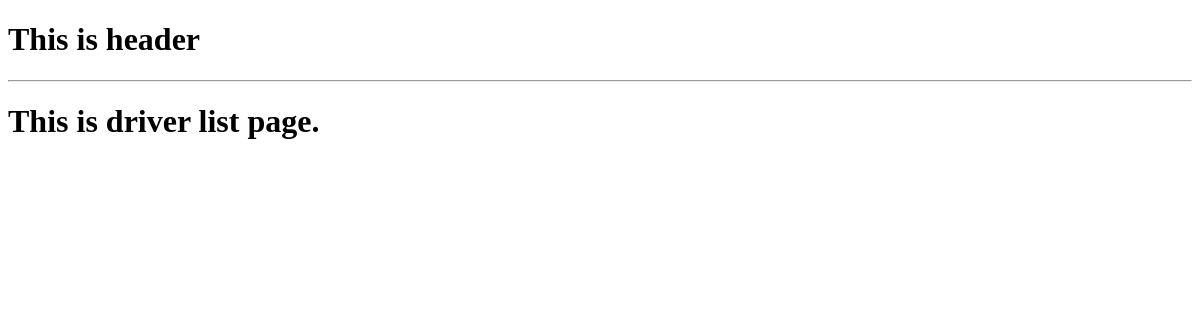
The page /driver_list/ on the database as committed earlier.
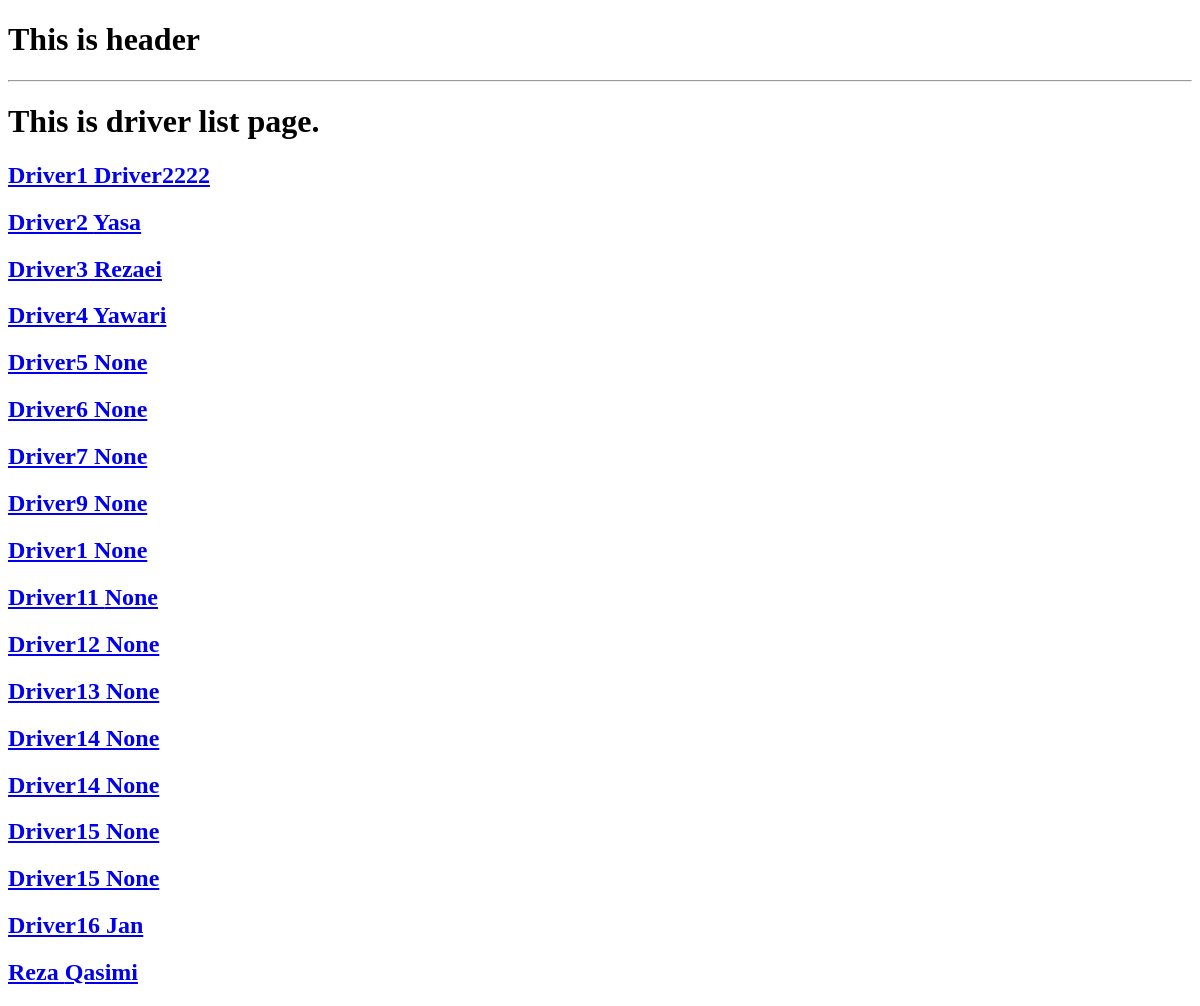
The same page on the database as committed later.
### accounts/models.py (models this page shows, shortened)
class DriverProfile(models.Model):
    GENDER = (
        ('آقا', 'آقا'),
        ('خانم', 'خانم'),
    )
    id = models.UUIDField(primary_key=True, default=uuid.uuid4, editable=False, unique=True)
    licence_num = models.CharField(max_length=250, unique=True)
    user = models.OneToOneField(User, on_delete=models.SET_NULL, null=True)
    first_name = models.CharField(max_length=200)
    last_name = models.CharField(max_length=200, blank=True, null=True)
    father_name = models.CharField(max_length=200)
    gender = models.CharField(max_length=5, choices=GENDER, default='آقا')
    blood_group = models.CharField(max_length=10, blank=True, null=True)
    tazkira_num = models.CharField(max_length=255)
    current_address = models.OneToOneField('Address', on_delete=models.CASCADE, blank=True, null=True)
    phone_num = models.CharField(max_length=14,unique=True, null=True, blank=True)
    tazkira_img = models.ImageField(upload_to="media/driver/id_images", default="media/driver_id.jpg", null=True, blank=True)
    avatar = models.ImageField(upload_to="media/driver/profile_images", default="media/driver.jpg", null=True, blank=True)
    id = models.UUIDField(primary_key=True, default=uuid.uuid4, editable=False, unique=True)

### accounts/views.py (the view)
# urls.py: path('driver_list/', views.driver_list, name='driver-list'),
def driver_list(request):
    drivers = DriverProfile.objects.all()
    context = {
        'drivers': drivers,
    }
    return render(request, 'accounts/driver_list.html', context)

### accounts/templates/accounts/driver_list.html
{% extends 'base.html' %}
{% block content %}
    <h1>This is driver list page.</h1>
    {% for driver in drivers %}
        <div>
            <a href="{% url 'accounts:driver-detail' driver.id %}"><h2>{{ driver.first_name }} {{ driver.last_name }}</h2></a>
        </div>
    {% endfor %}
{% endblock content %}

### templates/base.html (shortened to what this page needs)
<!DOCTYPE html>
<html lang="en">
<head>
</head>
<body>
    <h1>This is header</h1>
    <hr>
    {% block content %}
    {% endblock content %}
</body>
</html>

Rows that differ between the two databases and show on the page:
added DriverProfile: first_name "Driver1", last_name "Driver2222"
added DriverProfile: first_name "Driver2", last_name "Yasa"
added DriverProfile: first_name "Driver3", last_name "Rezaei"
added DriverProfile: first_name "Driver4", last_name "Yawari"
added DriverProfile: first_name "Driver5", last_name "None"
added DriverProfile: first_name "Driver6", last_name "None"
added DriverProfile: first_name "Driver7", last_name "None"
added DriverProfile: first_name "Driver9", last_name "None"
added DriverProfile: first_name "Driver1", last_name "None"
added DriverProfile: first_name "Driver11", last_name "None"
added DriverProfile: first_name "Driver12", last_name "None"
added DriverProfile: first_name "Driver13", last_name "None"
added DriverProfile: first_name "Driver14", last_name "None"
added DriverProfile: first_name "Driver14", last_name "None"
added DriverProfile: first_name "Driver15", last_name "None"
added DriverProfile: first_name "Driver15", last_name "None"
added DriverProfile: first_name "Driver16", last_name "Jan"
added DriverProfile: first_name "Reza", last_name "Qasimi"
